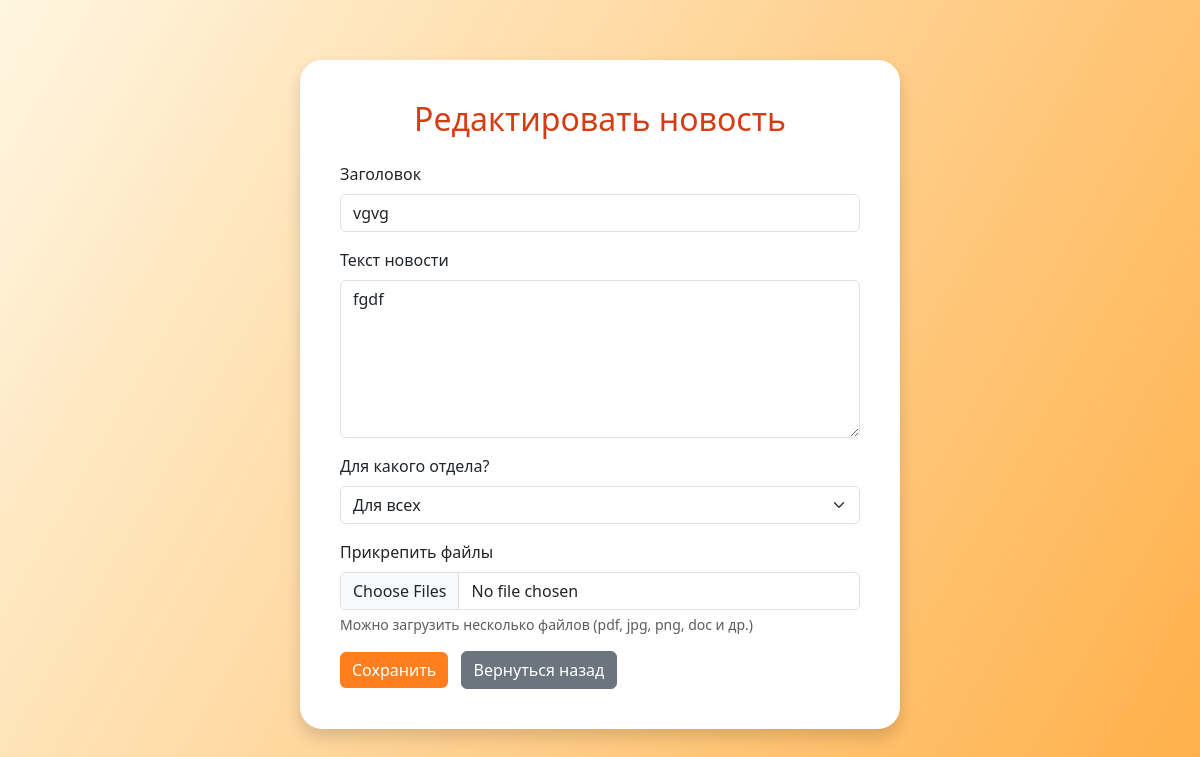
The page /news_admin/news/edit/2 (signed in) on the database its author committed.
### app.py (models this page shows)
class News(db.Model):
    id = db.Column(db.Integer, primary_key=True)
    title = db.Column(db.String(255), nullable=False)
    content = db.Column(db.Text, nullable=False)
    created_at = db.Column(db.DateTime, default=datetime.now)
    created_by = db.Column(db.Integer, db.ForeignKey('user.id'))
    department_id = db.Column(db.Integer, db.ForeignKey('department.id'), nullable=True)  # может быть None (для всех)
    views = db.relationship('NewsView', backref='news', lazy=True)

### app.py (the view, shortened to what this page needs)
@app.route('/news_admin/news/edit/<int:news_id>', methods=['GET', 'POST'])
@news_admin_required
def edit_news(news_id):
    news = News.query.get_or_404(news_id)
    error = None
    departments = Department.query.order_by(Department.name).all()
    return render_template(
        'news_add_edit.html',
        action="Редактировать",
        news=news,
        error=error,
        departments=departments
    )

### app.py (called while the page is built)
def news_admin_required(f):
    @wraps(f)
    def decorated_function(*args, **kwargs):
        if 'user_id' not in session or session.get('role') != 'news_admin':
            return redirect(url_for('login'))
        return f(*args, **kwargs)
    return decorated_function

### templates/news_add_edit.html (shortened to what this page needs)
<!DOCTYPE html>
<html lang="ru">
<head>
    <link href="https://cdn.jsdelivr.net/npm/bootstrap@5.3.2/dist/css/bootstrap.min.css" rel="stylesheet">
</head>
<body>
<div class="dashboard-box shadow">
    <h2 class="text-center mb-4" style="color:#d63c13;">{{ action }} новость</h2>
    <form method="post" enctype="multipart/form-data">
        <div class="mb-3">
            <label class="form-label">Заголовок</label>
            <input type="text" class="form-control" name="title" required value="{{ news.title if news else '' }}">
        </div>
        <div class="mb-3">
            <label class="form-label">Текст новости</label>
            <textarea class="form-control" name="content" rows="6" required>{{ news.content if news else '' }}</textarea>
        </div>
                <div class="mb-3">
            <label class="form-label">Для какого отдела?</label>
            <select class="form-select" name="department_id">
                <option value="" {% if not news or not news.department_id %}selected{% endif %}>Для всех</option>
            </select>
        </div>
        <div class="mb-3">
            <label class="form-label">Прикрепить файлы</label>
            <input type="file" class="form-control" name="files" multiple>
            <div class="form-text">Можно загрузить несколько файлов (pdf, jpg, png, doc и др.)</div>
        </div>
        <button type="submit" class="btn btn-orange">Сохранить</button>
        <a href="{{ url_for('news_admin_news') }}" class="btn btn-secondary ms-2">Вернуться назад</a>
    </form>
</div>
</body>
</html>

### templates/news_add_edit.html (style rules this page uses)
body { background: linear-gradient(120deg, #fff6e1 0%, #ffae45 100%); min-height: 100vh; }
.dashboard-box { max-width: 600px; margin: 60px auto; padding: 40px; border-radius: 22px; background: #fff; box-shadow: 0 6px 36px rgba(255,139,19,0.20); }
.btn-orange { background: #ff7f1f; border: none; color: #fff; }

### rows shown on the page
News: title "vgvg", content "fgdf", department_id "Для всех"

### other values the page prints
{{ action }} "Редактировать"
